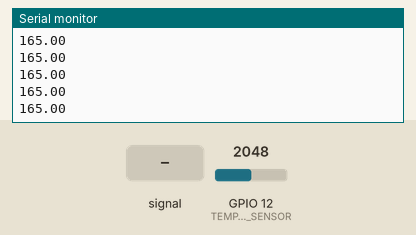
Simulated run of this program. Board: ESP32. Shown: the last lines printed to the serial monitor. Inputs (shaded band) come from the test bench; at power-on: GPIO 12 (TEMPERATURE_SENSOR) = 2048.

Above: at 1.2 s.
1.3 s: GPIO 12 (TEMPERATURE_SENSOR) fed a 200 Hz sine of ±327 counts around its level
At 1.46 s:
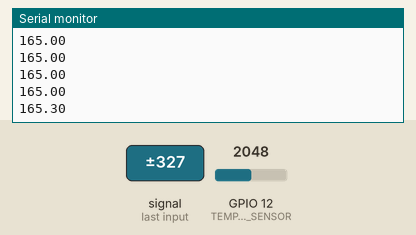
2.8 s: GPIO 12 (TEMPERATURE_SENSOR) set to 2866
At 2.8 s:
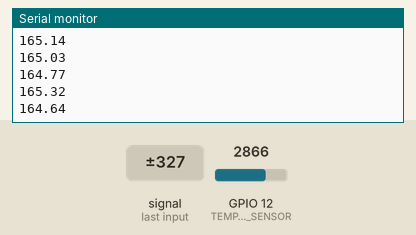
4.3 s: GPIO 12 (TEMPERATURE_SENSOR) fed a 1000 Hz sine of ±1023 counts around its level
At 4.48 s:
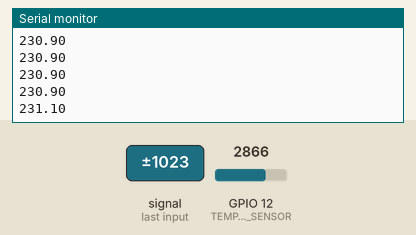
5.8 s: GPIO 12 (TEMPERATURE_SENSOR) set to 3603
At 5.83 s:
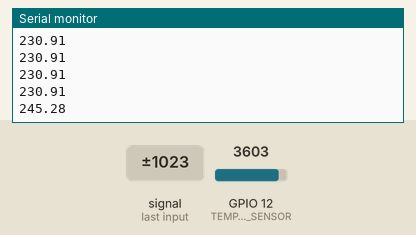
Timing chart, 0 to 8.3 s (numbered marks = the images above; inputs shaded):
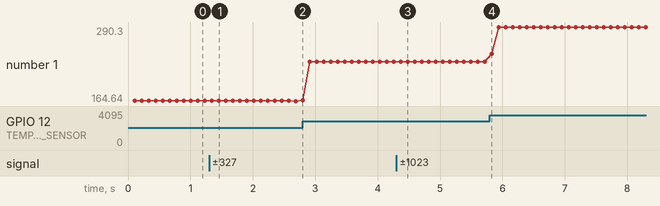

Measured:
- after the input at 1.3 s, the serial monitor: prints a new line after 0.16 s (image 1)
- after the input at 4.3 s, the serial monitor: prints a new line after 0.07 s (image 3)
- after the input at 5.8 s, the serial monitor: prints a new line at once (image 4)
- plotted number 1: 165 → 164.64 after the input at 1.3 s, 164.64 → 230.9 after the input at 2.8 s, 230.9 → 230.91 after the input at 4.3 s, 230.91 → 290.3 after the input at 5.8 s

The program:

main.cpp
```cpp
#include <Arduino.h>
#include <Wire.h>

#define TEMPERATURE_SENSOR 12

void read_temp(double *temperature, unsigned sample_count);

void setup()
{
  Serial.begin(115200);
  pinMode(TEMPERATURE_SENSOR, INPUT);
}

void loop()
{
  double temperature = 0.0;
  read_temp(&temperature, 1000);
  Serial.println(temperature);
}

// Read the temperature from the sensor
// Multiple samples are taken and averaged to reduce noise
void read_temp(double *temperature, unsigned sample_count)
{
  unsigned raw = 0;
  for (int i = 0; i < sample_count; i++)
  {
    raw += analogReadMilliVolts(TEMPERATURE_SENSOR);
  }
  *temperature = (double)raw / ((double)sample_count * 10.0);
}
```
